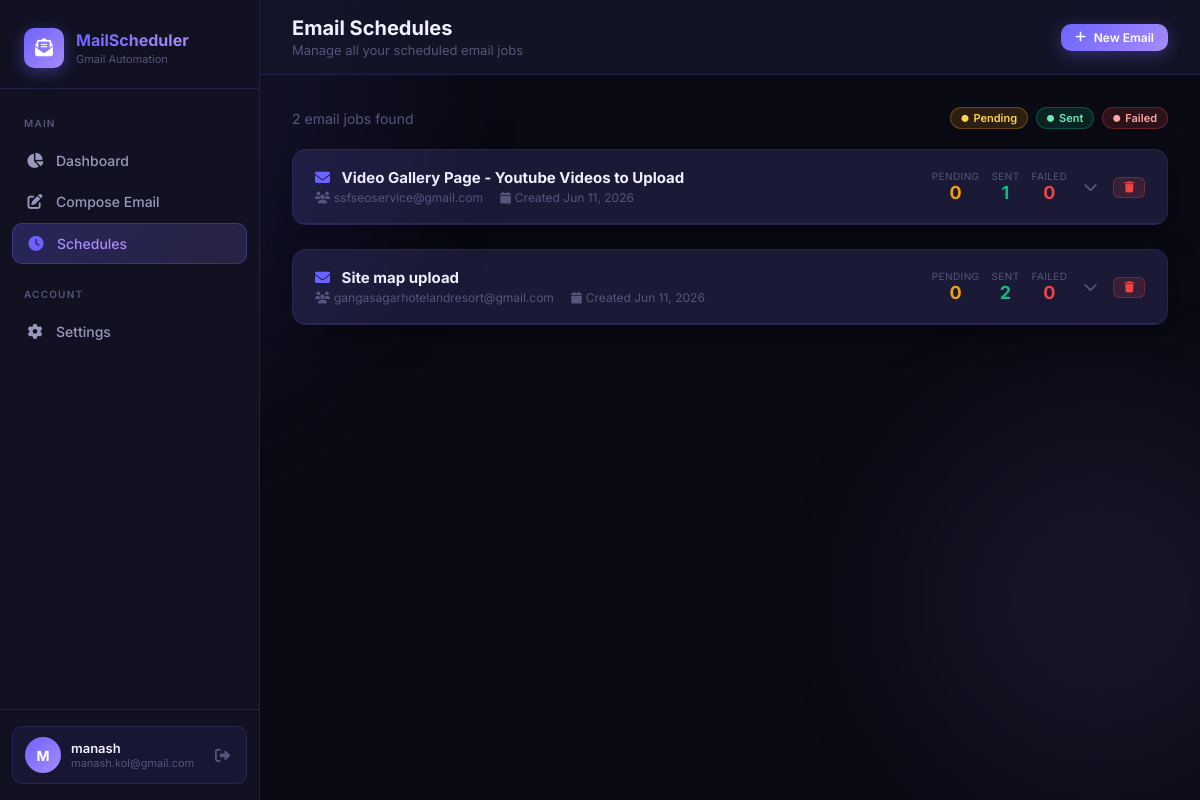
The page /schedules (signed in) on the database its author committed.
### models.py (models this page shows, shortened)
class User(UserMixin, db.Model):
    __tablename__ = "users"
    id = db.Column(db.Integer, primary_key=True)
    username = db.Column(db.String(80), unique=True, nullable=False)
    email = db.Column(db.String(120), unique=True, nullable=False)
    password_hash = db.Column(db.String(200), nullable=False)
    reset_token = db.Column(db.String(200), nullable=True)
    reset_token_expiry = db.Column(db.DateTime, nullable=True)
    smtp_email = db.Column(db.String(120), nullable=True)
    smtp_password = db.Column(db.String(200), nullable=True)  # Gmail App Password
    smtp_host = db.Column(db.String(100), default="smtp.gmail.com")
    smtp_port = db.Column(db.Integer, default=587)
    created_at = db.Column(db.DateTime, default=datetime.utcnow)
    email_jobs = db.relationship("EmailJob", backref="user", lazy=True, cascade="all, delete-orphan")

class EmailJob(db.Model):
    __tablename__ = "email_jobs"
    id = db.Column(db.Integer, primary_key=True)
    user_id = db.Column(db.Integer, db.ForeignKey("users.id"), nullable=False)
    subject = db.Column(db.String(300), nullable=False)
    body = db.Column(db.Text, nullable=False)
    recipients = db.Column(db.Text, nullable=False)  # comma-separated emails
    attachment_filename = db.Column(db.String(300), nullable=True)
    attachment_path = db.Column(db.String(500), nullable=True)
    send_count = db.Column(db.Integer, default=0, nullable=False)
    created_at = db.Column(db.DateTime, default=datetime.utcnow)
    schedules = db.relationship("Schedule", backref="email_job", lazy=True, cascade="all, delete-orphan")
    @property
    def pending_count(self):
        return sum(1 for s in self.schedules if s.status == "pending")
    @property
    def sent_count(self):
        return sum(1 for s in self.schedules if s.status == "sent")
    @property
    def failed_count(self):
        return sum(1 for s in self.schedules if s.status == "failed")

class Schedule(db.Model):
    __tablename__ = "schedules"
    id = db.Column(db.Integer, primary_key=True)
    job_id = db.Column(db.Integer, db.ForeignKey("email_jobs.id"), nullable=False)
    scheduled_at = db.Column(db.DateTime, nullable=False)
    status = db.Column(db.String(20), default="pending")  # pending | sent | failed
    sent_at = db.Column(db.DateTime, nullable=True)
    error_msg = db.Column(db.Text, nullable=True)
    actual_subject_used = db.Column(db.String(300), nullable=True)

### app.py (the view)
@app.route("/schedules")
@login_required
def schedules():
    jobs = (
        EmailJob.query
        .filter_by(user_id=current_user.id)
        .order_by(EmailJob.created_at.desc())
        .all()
    )
    return render_template("schedules.html", jobs=jobs)

### app.py (called while the page is built)
@login_manager.user_loader
def load_user(user_id):
    return User.query.get(int(user_id))

### templates/schedules.html (shortened to what this page needs)
{% extends "base.html" %}
{% block page_title %}Email Schedules{% endblock %}
{% block page_subtitle %}Manage all your scheduled email jobs{% endblock %}
{% block topbar_actions %}
<a href="{{ url_for('compose') }}" class="btn btn-primary btn-sm">
  <i class="fas fa-plus"></i> New Email
</a>
{% endblock %}
{% block content %}
{% if jobs %}
  <div style="margin-bottom:20px;display:flex;align-items:center;justify-content:space-between;">
    <div style="font-size:14px;color:var(--text-muted);">
      {{ jobs|length }} email job{{ 's' if jobs|length != 1 else '' }} found
    </div>
    <div style="display:flex;gap:8px;">
      <span class="badge badge-pending">
        <i class="fas fa-circle" style="font-size:7px;"></i>
        Pending
      </span>
      <span class="badge badge-sent">
        <i class="fas fa-circle" style="font-size:7px;"></i>
        Sent
      </span>
      <span class="badge badge-failed">
        <i class="fas fa-circle" style="font-size:7px;"></i>
        Failed
      </span>
    </div>
  </div>
  {% for job in jobs %}
  <div class="card job-card" style="padding:0;overflow:hidden;">
    <div class="job-header" onclick="toggleJob({{ job.id }})">
      <div style="flex:1;min-width:0;">
        <div class="job-title">
          <i class="fas fa-envelope" style="color:var(--accent);margin-right:8px;"></i>
          {{ job.subject }}
        </div>
        <div class="job-meta">
          <span style="margin-right:14px;"><i class="fas fa-users" style="margin-right:4px;"></i>{{ job.recipients }}</span>
          <span style="margin-right:14px;"><i class="fas fa-calendar" style="margin-right:4px;"></i>Created {{ job.created_at.strftime('%b %d, %Y') }}</span>
        </div>
      </div>
      <div style="display:flex;align-items:center;gap:12px;flex-shrink:0;margin-left:16px;">
        <div style="text-align:center;">
          <div style="font-size:10px;color:var(--text-muted);text-transform:uppercase;letter-spacing:.4px;">Pending</div>
          <div style="font-size:18px;font-weight:700;color:var(--warning);">{{ job.pending_count }}</div>
        </div>
        <div style="text-align:center;">
          <div style="font-size:10px;color:var(--text-muted);text-transform:uppercase;letter-spacing:.4px;">Sent</div>
          <div style="font-size:18px;font-weight:700;color:var(--success);">{{ job.sent_count }}</div>
        </div>
        <div style="text-align:center;">
          <div style="font-size:10px;color:var(--text-muted);text-transform:uppercase;letter-spacing:.4px;">Failed</div>
          <div style="font-size:18px;font-weight:700;color:var(--danger);">{{ job.failed_count }}</div>
        </div>
        <button class="toggle-btn" id="toggle-{{ job.id }}" onclick="event.stopPropagation()">
          <i class="fas fa-chevron-down"></i>
        </button>
        <form method="POST" action="{{ url_for('delete_job', job_id=job.id) }}"
          onsubmit="return confirm('Delete this entire email job and all its schedules?')"
          onclick="event.stopPropagation()">
          <button class="btn btn-danger btn-xs" type="submit">
            <i class="fas fa-trash"></i>
          </button>
        </form>
      </div>
    </div>
  </div>
  {% endfor %}
{% endif %}
{% endblock %}

### templates/base.html (shortened to what this page needs)
<!DOCTYPE html>
<html lang="en">
<head>
  <link rel="stylesheet" href="https://cdnjs.cloudflare.com/ajax/libs/font-awesome/6.5.0/css/all.min.css" />
</head>
<body>
<div class="bg-glow glow-2"></div>
<div class="app-wrapper">
  {% if current_user.is_authenticated %}
  <aside class="sidebar" id="sidebar">
    <div class="sidebar-brand">
      <a href="{{ url_for('dashboard') }}" class="brand-logo">
        <div class="brand-icon"><i class="fas fa-envelope-open-text"></i></div>
        <div>
          <div class="brand-name">MailScheduler</div>
          <div class="brand-sub">Gmail Automation</div>
        </div>
      </a>
    </div>
    <nav class="sidebar-nav">
      <div class="nav-section-label">Main</div>
      <a href="{{ url_for('dashboard') }}" class="nav-link {% if request.endpoint == 'dashboard' %}active{% endif %}">
        <i class="fas fa-chart-pie"></i> Dashboard
      </a>
      <a href="{{ url_for('compose') }}" class="nav-link {% if request.endpoint == 'compose' %}active{% endif %}">
        <i class="fas fa-pen-to-square"></i> Compose Email
      </a>
      <a href="{{ url_for('schedules') }}" class="nav-link {% if request.endpoint == 'schedules' %}active{% endif %}">
        <i class="fas fa-clock"></i> Schedules
      </a>
      <div class="nav-section-label" style="margin-top:16px;">Account</div>
      <a href="{{ url_for('settings') }}" class="nav-link {% if request.endpoint == 'settings' %}active{% endif %}">
        <i class="fas fa-gear"></i> Settings
      </a>
    </nav>
    <div class="sidebar-footer">
      <div class="user-card">
        <div class="user-avatar">{{ current_user.username[0].upper() }}</div>
        <div class="user-info">
          <div class="user-name">{{ current_user.username }}</div>
          <div class="user-role">{{ current_user.email }}</div>
        </div>
        <form action="{{ url_for('logout') }}" method="get">
          <button class="logout-btn" title="Logout"><i class="fas fa-right-from-bracket"></i></button>
        </form>
      </div>
    </div>
  </aside>
  {% endif %}
  <div class="main-content">
    {% if current_user.is_authenticated %}
    <header class="topbar">
      <div>
        <div class="topbar-title">{% block page_title %}Dashboard{% endblock %}</div>
        <div class="topbar-subtitle">{% block page_subtitle %}Overview{% endblock %}</div>
      </div>
      <div class="topbar-actions">
        {% block topbar_actions %}{% endblock %}
      </div>
    </header>
    {% endif %}
    <div class="page-body">
      {% block content %}{% endblock %}
    </div>
  </div>
</div>
</body>
</html>

### templates/schedules.html (style rules this page uses)
.job-card { margin-bottom: 24px; }
.job-header { display: flex; align-items: center; justify-content: space-between; padding: 18px 22px; background: rgba(108,99,255,0.06); border-bottom: 1px solid var(--border); cursor: pointer; transition: background .2s; border-radius: 14px 14px 0 0; }
.job-title { font-size: 15px; font-weight: 700; color: var(--text-primary); }
.job-meta { font-size: 12px; color: var(--text-muted); margin-top: 3px; }
.toggle-btn { background: none; border: none; color: var(--text-muted); cursor: pointer; font-size: 14px; padding: 4px; transition: color .2s, transform .2s; }

### rows shown on the page
User: username "M", username "manash", email "manash.kol@gmail.com"
EmailJob: subject "Video Gallery Page - Youtube Videos to Upload", recipients "ssfseoservice@gmail.com", created_at "Jun 11, 2026", pending_count "0", sent_count "1", failed_count "0"
EmailJob: subject "Site map upload", recipients "gangasagarhotelandresort@gmail.com", created_at "Jun 11, 2026", pending_count "0", sent_count "2", failed_count "0"

### other values the page prints
{{ jobs|length }} "2"
{{ 's' if jobs|length != 1 else '' }} "s"
